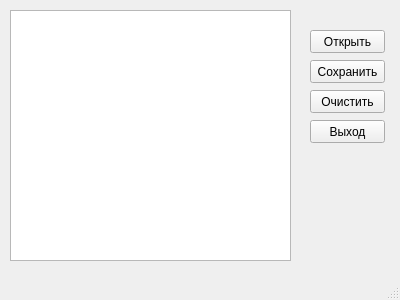
<?xml version="1.0" encoding="UTF-8"?>
<ui version="4.0">
 <class>MainWindow</class>
 <widget class="QMainWindow" name="MainWindow">
  <property name="geometry">
   <rect>
    <x>0</x>
    <y>0</y>
    <width>400</width>
    <height>300</height>
   </rect>
  </property>
  <property name="windowTitle">
   <string>MainWindow</string>
  </property>
  <widget class="QWidget" name="centralWidget">
   <widget class="QTextEdit" name="textEdit">
    <property name="geometry">
     <rect>
      <x>10</x>
      <y>10</y>
      <width>281</width>
      <height>251</height>
     </rect>
    </property>
   </widget>
   <widget class="QPushButton" name="open">
    <property name="geometry">
     <rect>
      <x>310</x>
      <y>30</y>
      <width>75</width>
      <height>23</height>
     </rect>
    </property>
    <property name="text">
     <string>Открыть</string>
    </property>
   </widget>
   <widget class="QPushButton" name="save">
    <property name="geometry">
     <rect>
      <x>310</x>
      <y>60</y>
      <width>75</width>
      <height>23</height>
     </rect>
    </property>
    <property name="text">
     <string>Сохранить</string>
    </property>
   </widget>
   <widget class="QPushButton" name="clean">
    <property name="geometry">
     <rect>
      <x>310</x>
      <y>90</y>
      <width>75</width>
      <height>23</height>
     </rect>
    </property>
    <property name="text">
     <string>Очистить</string>
    </property>
   </widget>
   <widget class="QPushButton" name="exit">
    <property name="geometry">
     <rect>
      <x>310</x>
      <y>120</y>
      <width>75</width>
      <height>23</height>
     </rect>
    </property>
    <property name="text">
     <string>Выход</string>
    </property>
   </widget>
  </widget>
  <widget class="QStatusBar" name="statusBar"/>
 </widget>
 <layoutdefault spacing="6" margin="11"/>
 <resources/>
 <connections>
  <connection>
   <sender>exit</sender>
   <signal>clicked()</signal>
   <receiver>MainWindow</receiver>
   <slot>close()</slot>
   <hints>
    <hint type="sourcelabel">
     <x>347</x>
     <y>131</y>
    </hint>
    <hint type="destinationlabel">
     <x>199</x>
     <y>149</y>
    </hint>
   </hints>
  </connection>
 </connections>
</ui>
